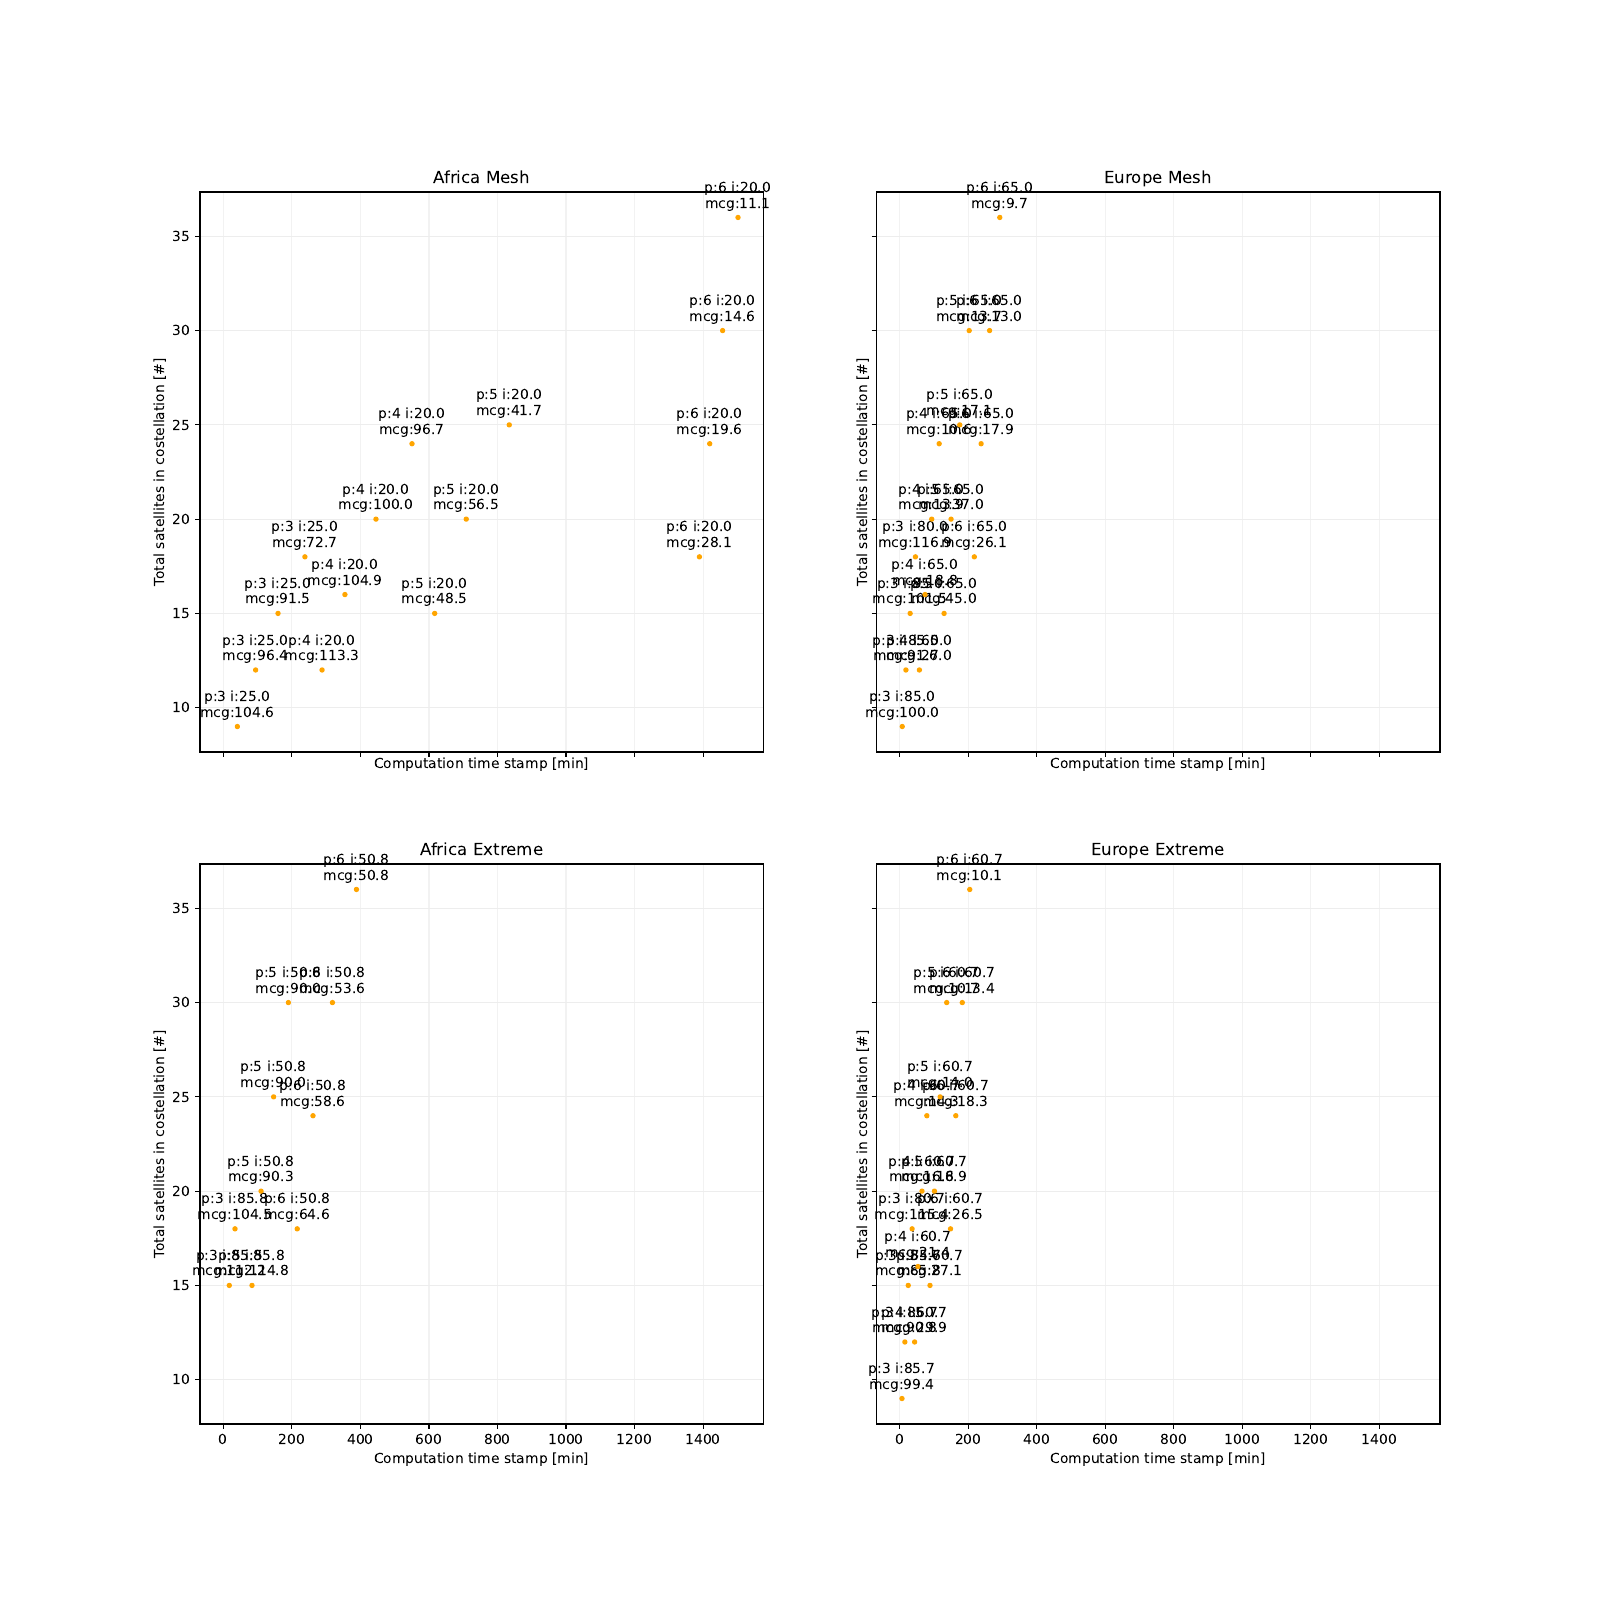

Python code for this plot:
import matplotlib
import matplotlib.pyplot as plt
from datetime import datetime

# fig, axs = plt.subplots(nrows=4, ncols=6, figsize=(17, 10), sharey=True, sharex=True)
fig, axs = plt.subplots(nrows=2, ncols=2, figsize=(16, 16), sharey=True, sharex=True)

places = ["Africa", "Europe"]
models = ["Mesh", "Extreme"]

for p, place in enumerate(places):
    for m, model in enumerate(models):

        file_name = place + "_" + model

        lines = []
        with open("./paper_results/" + file_name + ".log") as f:
            lines = f.readlines()
        lines = [line[:-1] for line in lines]

        time_stamp_0 = None
        time_stamps_anal = []
        time_stamps_solu = []
        solu_sats_total = []
        solu_planes = []
        solu_incl = []
        solu_mcg = []
        for line in lines:
            fields = line.split(' ')

            if fields[0][0:2] != '20':
                # HEADER/TAIL
                pass
            else:
                # DATA
                # 0: date
                if time_stamp_0 == None:
                    time_stamp_0 = datetime.strptime(fields[0].split('.')[0], '%Y-%m-%dT%H:%M:%S')
                time_stamp = datetime.strptime(fields[0].split('.')[0], '%Y-%m-%dT%H:%M:%S')
                # 2: 'Analyzing:', 'Discarded:', 'SOLUTION!:'
                if fields[2] == 'Analyzing:':
                    time_stamps_anal.append((time_stamp-time_stamp_0).total_seconds())
                elif fields[2] == 'Discarded:':
                    print('Discarded')
                elif fields[2] == 'SOLUTION!:':
                    time_stamps_solu.append((time_stamp-time_stamp_0).total_seconds()/60)
                    solu_planes.append(int(fields[3]))
                    solu_sats_total.append(int(fields[6])*int(fields[3]))
                    solu_incl.append(float(fields[9]))
                    solu_mcg.append(float(fields[12]))
                    print('SOLUTION: planes={}, sats={}, inc={}, msg={}'.format(fields[3], fields[6], fields[9], fields[12]))
                    # 3: planes, 6: sats, 9: inc1 
                else:
                    assert False


        axs[m][p].grid(axis='x', which='both', color='0.95')
        axs[m][p].grid(axis='y', which='major', color='0.93')
        axs[m][p].grid(axis='y', which='minor', color='0.96')

        axs[m][p].set_xlabel("Computation time stamp [min]")
        axs[m][p].set_ylabel("Total satellites in costellation [#]")

        axs[m][p].set_title(place + " " + model)
        axs[m][p].scatter(time_stamps_solu, solu_sats_total, zorder=10, color='orange', marker="o", s=8, label="Solution")
        for t, time in enumerate(time_stamps_solu):
            axs[m][p].annotate("p:{} i:{:.1f}\nmcg:{:.1f}".format(solu_planes[t], solu_incl[t], solu_mcg[t]), (time, solu_sats_total[t] + 0.5), ha='center')

plt.savefig("./paper_results/" + "plots.png", format='png', dpi=300)
plt.savefig("./paper_results/" + "plots.pdf", format='pdf')
